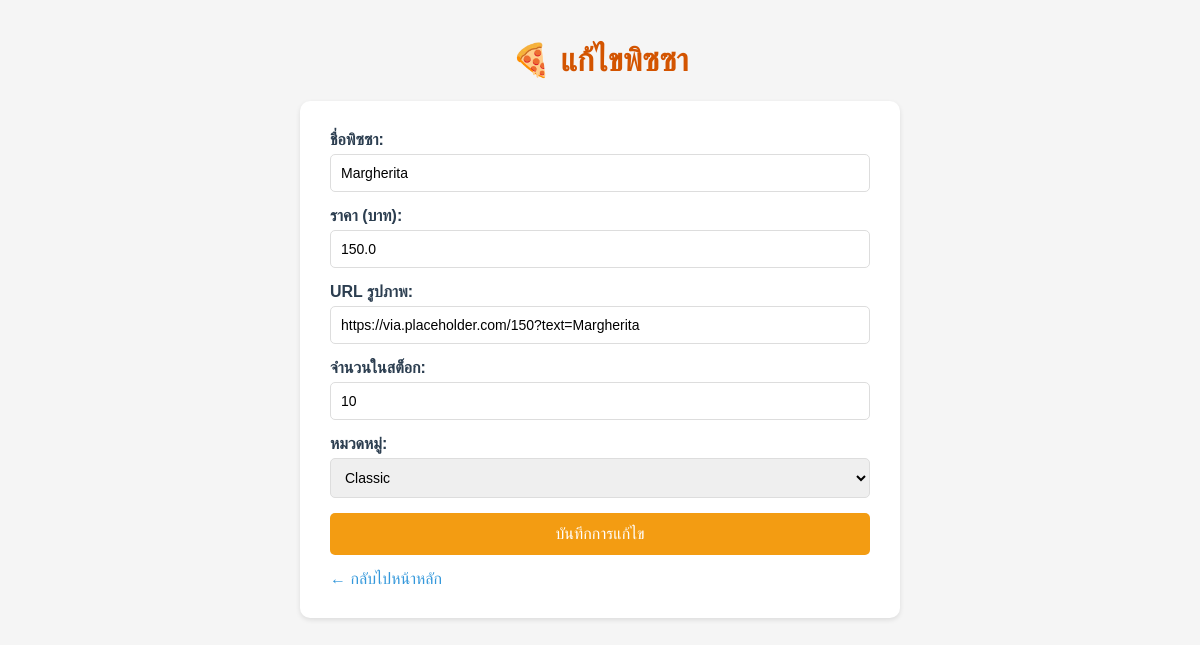
Screenshot of /edit/1 with the database file from the repository.
### tables this page shows
CREATE TABLE pizza (
            id INTEGER PRIMARY KEY AUTOINCREMENT,
            name TEXT NOT NULL,
            price REAL NOT NULL,
            image TEXT,
            stock INTEGER NOT NULL DEFAULT 0,
            category_id INTEGER NOT NULL,
            FOREIGN KEY (category_id) REFERENCES categories(id)
        );

CREATE TABLE categories (
            id INTEGER PRIMARY KEY AUTOINCREMENT,
            name TEXT NOT NULL
        );

### app.py (the view, shortened to what this page needs)
@app.route('/edit/<int:id>', methods=['GET', 'POST'])
def edit_pizza(id):
    conn = get_db_connection()
    categories = conn.execute('SELECT * FROM categories').fetchall()
    pizza = conn.execute('SELECT * FROM pizza WHERE id = ?', (id,)).fetchone()
    conn.close()
    return render_template('edit.html', pizza=pizza, categories=categories)

### app.py (called while the page is built)
def get_db_connection():
    conn = sqlite3.connect(DB_NAME)
    conn.row_factory = sqlite3.Row
    return conn

### templates/edit.html (shortened to what this page needs)
<!DOCTYPE html>
<html lang="th">
<head>
</head>
<body>
    <h1>🍕 แก้ไขพิซซา</h1>
    <div class="form-container">
        <form method="POST">
            <div class="form-group">
                <label for="name">ชื่อพิซซา:</label>
                <input type="text" id="name" name="name" required value="{{ pizza.name }}">
            </div>
            <div class="form-group">
                <label for="price">ราคา (บาท):</label>
                <input type="number" id="price" name="price" required min="0" step="1" value="{{ pizza.price }}">
            </div>
            <div class="form-group">
                <label for="image">URL รูปภาพ:</label>
                <input type="url" id="image" name="image" value="{{ pizza.image }}">
            </div>
            <div class="form-group">
                <label for="stock">จำนวนในสต็อก:</label>
                <input type="number" id="stock" name="stock" required min="0" value="{{ pizza.stock }}">
            </div>
            <div class="form-group">
                <label for="category_id">หมวดหมู่:</label>
                <select id="category_id" name="category_id" required>
                    {% for cat in categories %}
                    <option value="{{ cat.id }}" {% if cat.id == pizza.category_id %}selected{% endif %}>
                        {{ cat.name }}
                    </option>
                    {% endfor %}
                </select>
            </div>
            <button type="submit" class="submit-btn">บันทึกการแก้ไข</button>
        </form>
        <a href="/" class="back-btn">← กลับไปหน้าหลัก</a>
    </div>
</body>
</html>

### templates/edit.html (style rules this page uses)
body { font-family: Arial, sans-serif; max-width: 600px; margin: 0 auto; padding: 20px; background-color: #f5f5f5; }
h1 { text-align: center; color: #d35400; }
.form-container { background: white; padding: 30px; border-radius: 10px; box-shadow: 0 2px 5px rgba(0,0,0,0.1); }
.form-group { margin-bottom: 15px; }
label { display: block; margin-bottom: 5px; font-weight: bold; color: #2c3e50; }
input, select { width: 100%; padding: 10px; border: 1px solid #ddd; border-radius: 5px; box-sizing: border-box; font-size: 14px; }
.submit-btn { width: 100%; background-color: #f39c12; color: white; padding: 12px; border: none; border-radius: 5px; font-size: 16px; cursor: pointer; }
.back-btn { display: inline-block; margin-top: 15px; color: #3498db; text-decoration: none; }

### rows the page displays
pizza: name "Margherita", price "150.0", image "https://via.placeholder.com/150?text=Margherita", stock "10", category_id "Classic"
